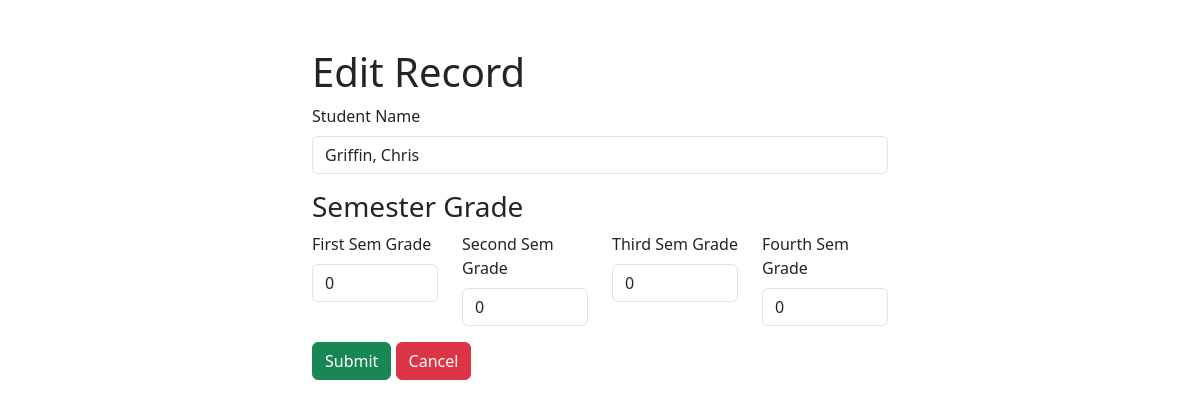
/ClassPortal/pages/edit.php?id=63f32fa618ce7&subject=Law&name=Griffin, Chris (signed in), run on the app's committed database.
### tables this page shows
CREATE TABLE `semester4` (
  `accountId` varchar(13) DEFAULT NULL,
  `name` varchar(30) NOT NULL,
  `subject` varchar(30) NOT NULL,
  `teacher` varchar(30) NOT NULL,
  `grade` int(11) DEFAULT NULL
);

### ClassPortal/pages/edit.php (the view, shortened to what this page needs)
<?php
    include '../connection/database.php';
?>
<!DOCTYPE html>
<html lang="en">
<head>
    <link href="https://cdn.jsdelivr.net/npm/bootstrap@5.3.0-alpha1/dist/css/bootstrap.min.css" rel="stylesheet">
</head>
<body>
    <?php
        $sName = "";
        if(isset($_GET['id']) || isset($_GET['subject']) || isset($_GET['name'])){
            $accId = $_GET['id'];
            $subject = $_GET['subject'];
            $sName = $_GET['name'];
            $sem1Qry = 'select grade from semester1 where accountId = "' . $accId . '" AND subject = "' . $subject . '"';
            $sem2Qry = 'select grade from semester2 where accountId = "' . $accId . '" AND subject = "' . $subject . '"';
            $sem3Qry = 'select grade from semester3 where accountId = "' . $accId . '" AND subject = "' . $subject . '"';
            $sem4Qry = 'select grade from semester4 where accountId = "' . $accId . '" AND subject = "' . $subject . '"';
            $sem1Rslt = $conn->query($sem1Qry)->fetch_assoc();
            $sem2Rslt = $conn->query($sem2Qry)->fetch_assoc();
            $sem3Rslt = $conn->query($sem3Qry)->fetch_assoc();
            $sem4Rslt = $conn->query($sem4Qry)->fetch_assoc();
        }
    ?>
    <div class="container mt-5 w-50">
        <h1>Edit Record</h1>
        <form method="post">
            <div class="mb-3">
                <label class="form-label">Student Name</label>
                <input type="text" name="studentName" class="form-control" placeholder="Last Name, First Name M.I." value='<?php echo $sName ?>'/>
            </div>
            <div class="mb-3">
                <h3>Semester Grade</h3>
                <div class="row">
                    <div class="col-3">
                        <div class="mb-3">
                        <label class="form-label">First Sem Grade</label>
                        <input type="number" name="sem1grade" class="form-control" value='<?php echo $sem1Rslt['grade'] ?>'/>
                        </div>
                    </div>
                    <div class="col-3">
                        <div class="mb-3">
                        <label class="form-label">Second Sem Grade</label>
                        <input type="number" name="sem2grade" class="form-control" value='<?php echo $sem2Rslt['grade'] ?>'/>
                        </div>
                    </div>
                    <div class="col-3">
                        <div class="mb-3">
                        <label class="form-label">Third Sem Grade</label>
                        <input type="number" name="sem3grade" class="form-control" value='<?php echo $sem3Rslt['grade'] ?>'/>
                        </div>
                    </div>
                    <div class="col-3">
                        <div class="mb-3">
                        <label class="form-label">Fourth Sem Grade</label>
                        <input type="number" name="sem4grade" class="form-control" value='<?php echo $sem4Rslt['grade'] ?>'/>
                        </div>
                    </div>
                </div>
                <input class="btn btn-success" type="submit">
                <a href="teacher.php" class="btn btn-danger">Cancel</a>
            </div>
        </form>
    </div>
</body>
</html>

### data on the page
semester4: sem1grade "0", sem2grade "0", sem3grade "0", sem4grade "0"
